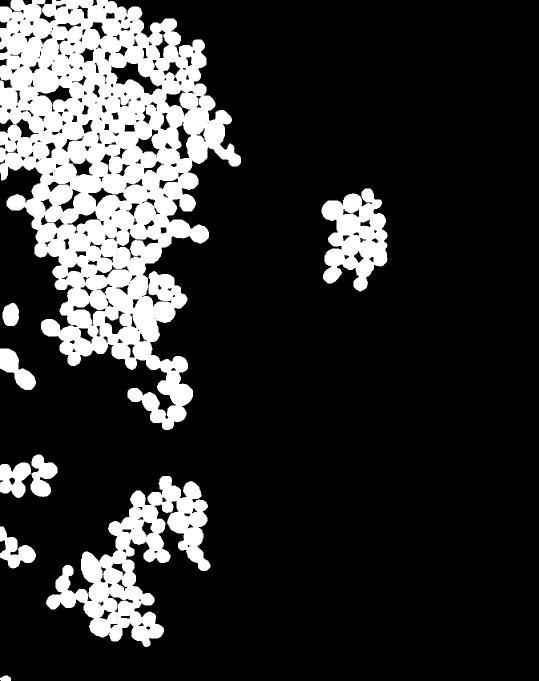
%> input picture RBT_on_AI_segmentation_tool/cellpose_org.tif, 1078 x 1362 px (shown at 1/2 size)
$ octave MaskOverlap.m   (GNU Octave 9; MATLAB toolbox functions it lacks are replaced by stand-ins)
%> lines starting %> are read from the running program, lines starting %| are printed output that depends on the picture; in (x1, y1, x2, y2) boxes, pixels count from 0 and x2, y2 are one past the last pixel; in counts of white or black regions, pixels touching at a corner belong together; the program's own positions count from 1
clear
close all
%% load masks to compare
origin_mask = imread('/Users/chen/Desktop/RBT_on_AI_segmentation_tool/cellpose_org.tif');
%> origin_mask: size 1362x1078 logical; 19% white; 9 white regions, largest, box (x1, y1, x2, y2) and area: (0, 0, 482, 860) 209011, (92, 952, 421, 1294) 40465, (643, 377, 775, 583) 16806
RBT_mask = imread('/Users/chen/Desktop/RBT_on_AI_segmentation_tool/cellpose_rbt.tif');
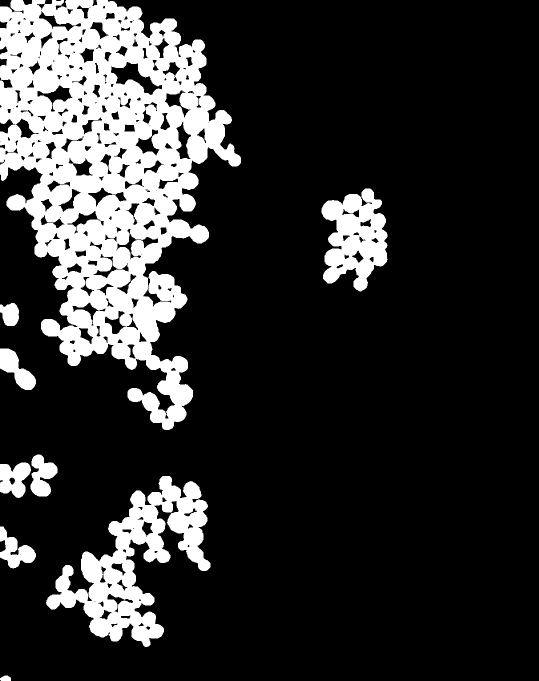
%> input picture RBT_on_AI_segmentation_tool/cellpose_rbt.tif, 1078 x 1362 px (shown at 1/2 size)
%> RBT_mask: size 1362x1078 logical; 18.8% white; 9 white regions, largest, box (x1, y1, x2, y2) and area: (0, 0, 482, 860) 206257, (92, 952, 421, 1294) 40286, (643, 377, 775, 583) 16875
CLAHE_mask = imread('/Users/chen/Desktop/RBT_on_AI_segmentation_tool/cellpose_clahe.tif');
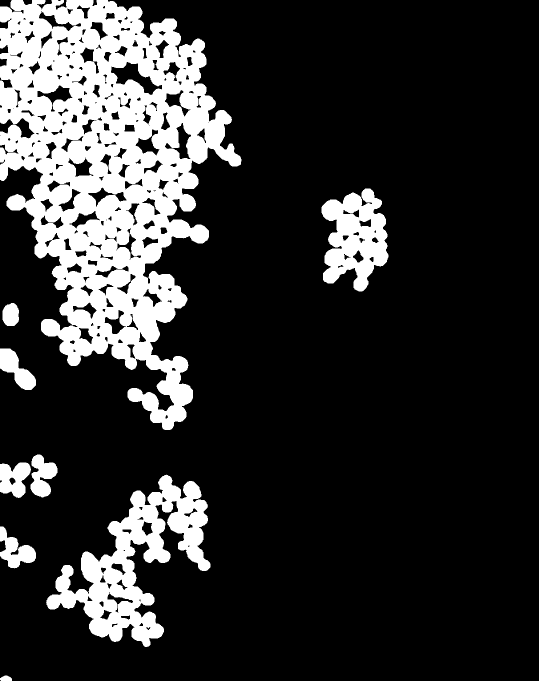
%> input picture RBT_on_AI_segmentation_tool/cellpose_clahe.tif, 1078 x 1362 px (shown at 1/2 size)
%> CLAHE_mask: size 1362x1078 logical; 18.9% white; 9 white regions, largest, box (x1, y1, x2, y2) and area: (0, 0, 483, 860) 205936, (92, 949, 421, 1294) 40718, (643, 377, 777, 583) 17115

maskC = origin_mask;
maskM = RBT_mask;
maskG = CLAHE_mask;

C = maskC; % Cyan = (0,1,1)
M = maskM; % Magenta = (1,0,1)
G = maskG; % Green = (0,1,0)

onlyC =  C & ~M & ~G;
%> onlyC: size 1362x1078 logical; 0.22% white in thin lines or dots, all inside (x1, y1, x2, y2) = (0, 0, 757, 1248)
onlyM = ~C &  M & ~G;
%> onlyM: size 1362x1078 logical; 0.02% white; 137 white regions (136 under 20 px), largest, box (x1, y1, x2, y2) and area: (0, 609, 10, 627) 104
onlyG = ~C & ~M &  G;
%> onlyG: size 1362x1078 logical; 0.16% white in thin lines or dots, all inside (x1, y1, x2, y2) = (0, 0, 777, 1362)

CM   =  C &  M & ~G;
%> CM: size 1362x1078 logical; 0.14% white in thin lines or dots, all inside (x1, y1, x2, y2) = (0, 0, 775, 1352)
CG   =  C & ~M &  G;
%> CG: size 1362x1078 logical; 0.03% white in thin lines or dots, all inside (x1, y1, x2, y2) = (0, 11, 744, 1267)
MG   = ~C &  M &  G;
%> MG: size 1362x1078 logical; 0.05% white in thin lines or dots, all inside (x1, y1, x2, y2) = (0, 13, 771, 1257)

CMG  =  C &  M &  G;
%> CMG: size 1362x1078 logical; 18.6% white; 9 white regions, largest, box (x1, y1, x2, y2) and area: (0, 0, 482, 860) 204013, (92, 952, 421, 1294) 39953, (643, 377, 775, 583) 16529

R = false(size(C));
Gch = false(size(C));   % avoid mistaken with maskG
B = false(size(C));

% cyan
Gch(onlyC) = 1;
B(onlyC)   = 1;

% magenta
R(onlyM) = 1;
B(onlyM) = 1;

% green
Gch(onlyG) = 1;

% C + M ¡÷ yellow
R(CM)   = 1;
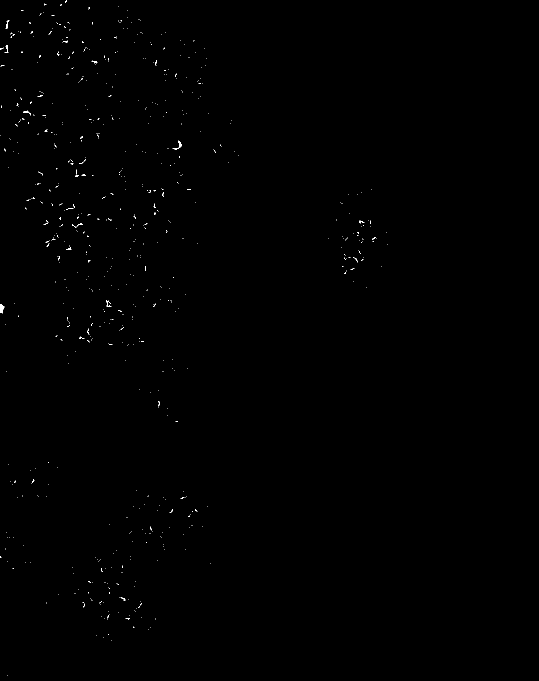
%> R: size 1362x1078 logical (shown at 1/2 size); 0.16% white in thin lines or dots, all inside (x1, y1, x2, y2) = (0, 0, 775, 1352)
Gch(CM) = 1;
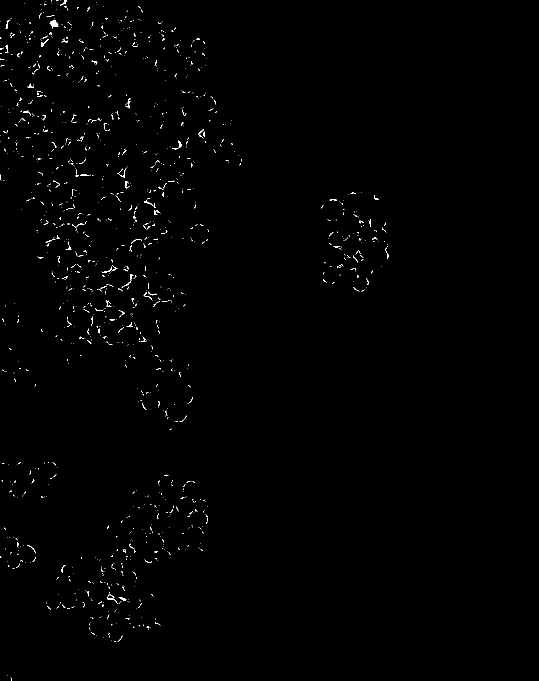
%> Gch: size 1362x1078 logical (shown at 1/2 size); 0.53% white in thin lines or dots, all inside (x1, y1, x2, y2) = (0, 0, 777, 1362)

% C + G ¡÷ green
Gch(CG) = 1;

% M + G ¡÷ red (1,0,0)
R(MG) = 1;
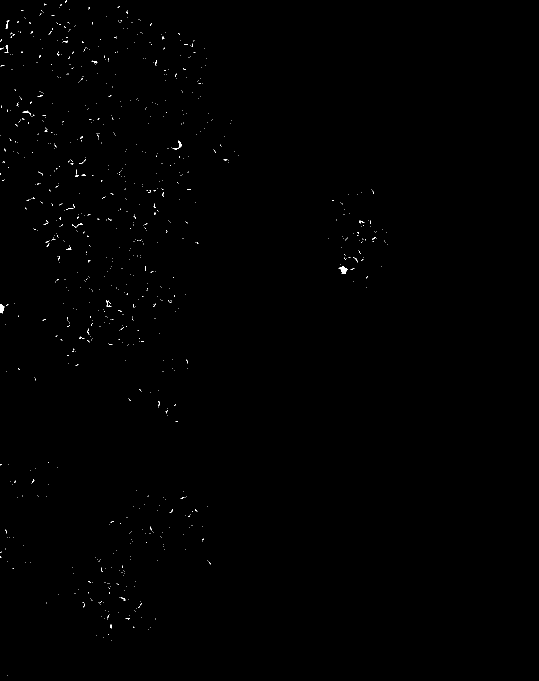
%> R: size 1362x1078 logical (shown at 1/2 size); 0.21% white in thin lines or dots, all inside (x1, y1, x2, y2) = (0, 0, 775, 1352)

% C + M + G ¡÷ yellow (1,1,0)
R(CMG)   = 1;
Gch(CMG) = 1;
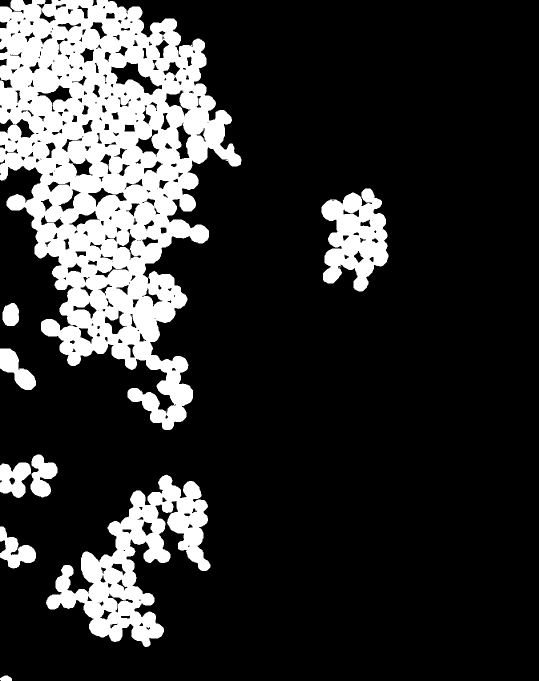
%> Gch: size 1362x1078 logical (shown at 1/2 size); 19.2% white; 9 white regions, largest, box (x1, y1, x2, y2) and area: (0, 0, 483, 860) 210103, (92, 949, 421, 1294) 41118, (643, 377, 777, 583) 17175

rgb = double(cat(3, R, Gch, B));
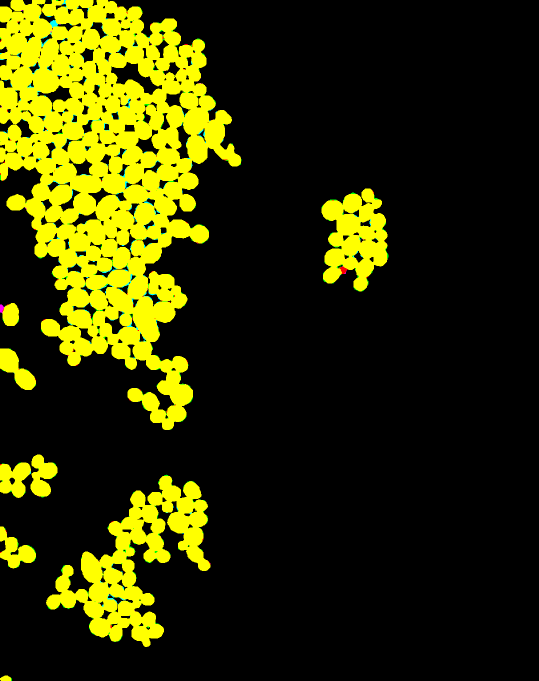
%> rgb: size 1362x1078x3 double (shown at 1/2 size); mean R, G, B 0.188, 0.192, 0.00241
imshow(rgb)
